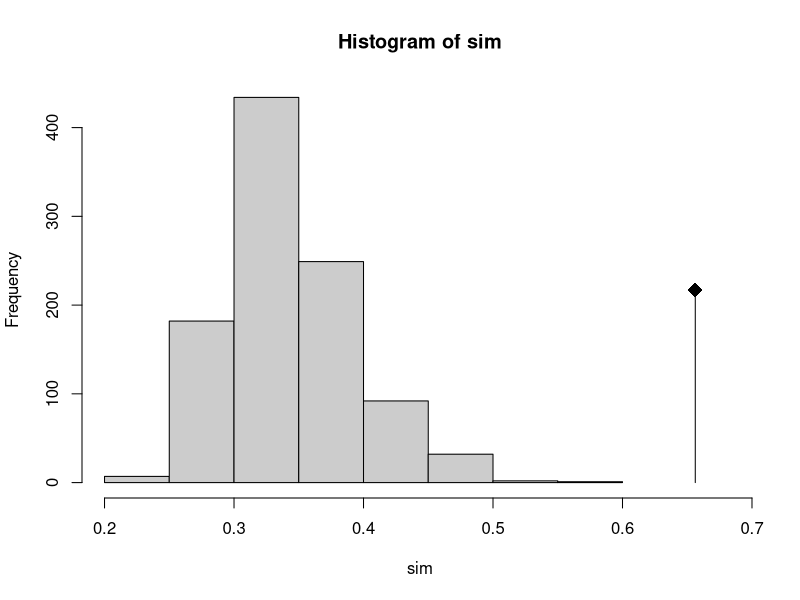

Here is the R script that generated this plot:
library(ade4)


### Name: procuste.rtest
### Title: Monte-Carlo Test on the sum of the singular values of a
###   procustean rotation (in R).
### Aliases: procuste.rtest
### Keywords: multivariate nonparametric

### ** Examples

data(doubs)
pca1 <- dudi.pca(doubs$env, scal = TRUE, scann = FALSE)
pca2 <- dudi.pca(doubs$fish, scal = FALSE, scann = FALSE)
proc1 <- procuste(pca1$tab, pca2$tab)
protest1 <- procuste.rtest(pca1$tab, pca2$tab, 999)
protest1
plot(protest1)
